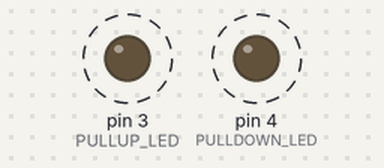
This sketch was run on a simulated Arduino Uno, built with avr-gcc and run on an emulated ATmega328P. Parts: output pins drawn as LEDs (lit = HIGH). Dashed ring = blinking. What the sketch prints to the serial monitor is not drawn.

Above: at 0.5 s.
Timing chart, 0 to 4.6 s (numbered marks = the images above):
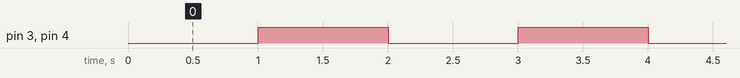

The sketch:

led1.ino
```cpp
const int PULLUP_LED = 3;
const int PULLDOWN_LED = 4;
int state = 0;
void setup()
{
    Serial.begin(115200);
    pinMode(PULLDOWN_LED, OUTPUT);
    pinMode(PULLUP_LED, OUTPUT);
}
void loop()
{
    Serial.print("state value : ");
    Serial.println(state); // println은 줄바꿈 추가

    digitalWrite(PULLDOWN_LED, state);
    digitalWrite(PULLUP_LED, state);

    state = !state; // 0 -> 1 toggle
    delay(1000);
}
```

Measured:
- by itself, pin 3 (PULLUP_LED), pin 4 (PULLDOWN_LED): alternates HIGH for 1.0 s and LOW for 1.0 s
